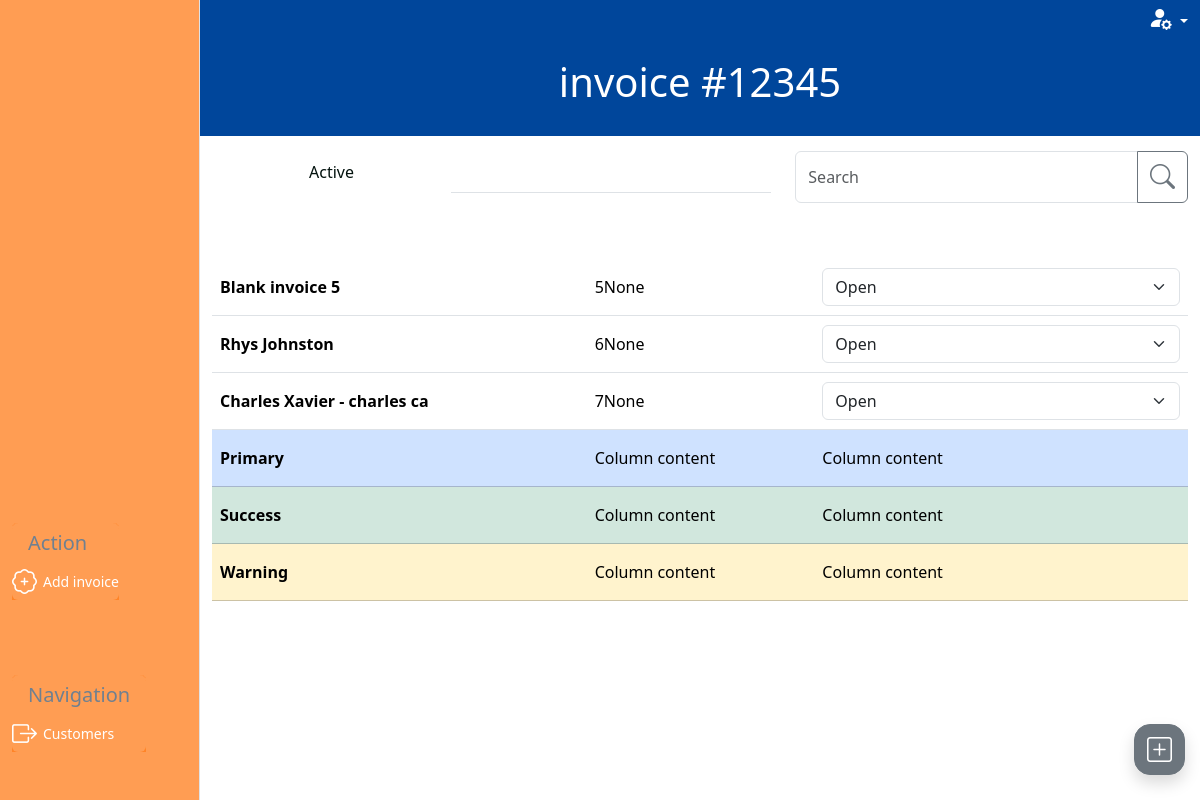
The page /invoices/ on the database as committed earlier.
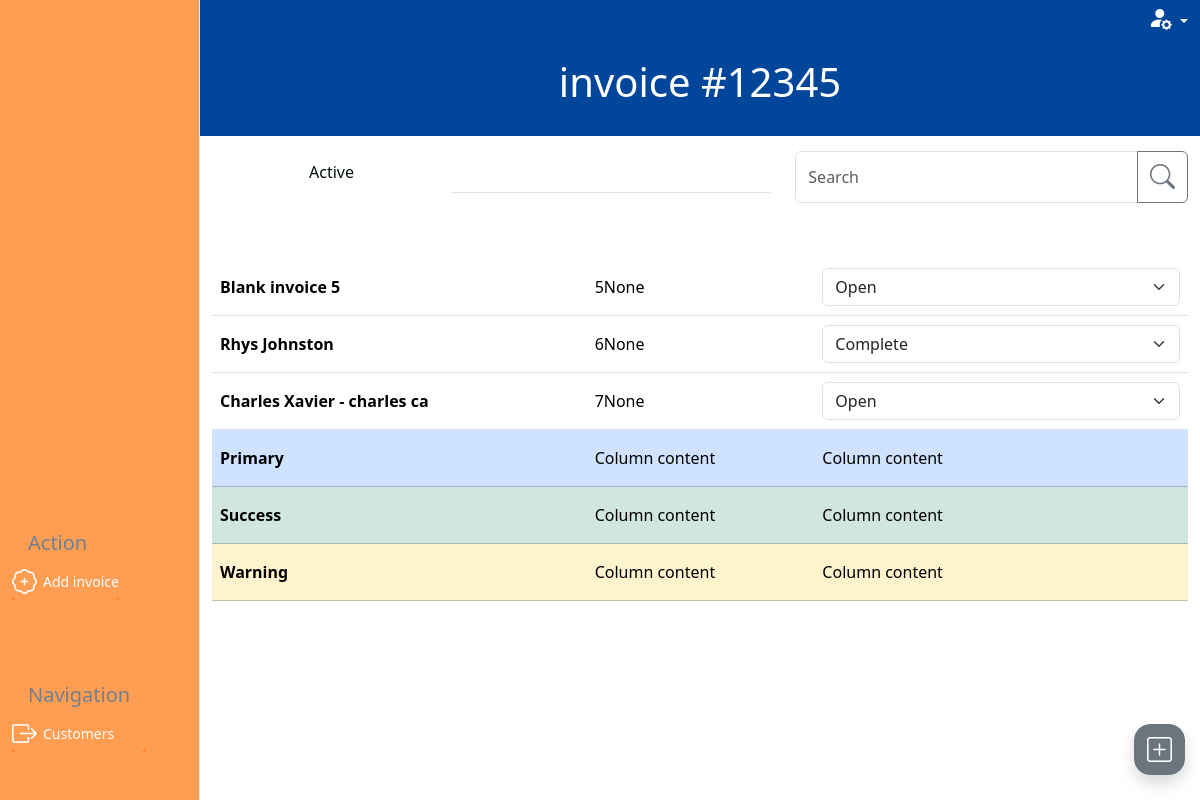
The same page on the database as committed later.
### invoice/models.py (models this page shows, shortened)
class Invoice(models.Model):
    class InvoiceStatus(models.IntegerChoices):
        WORK_ON_HOLD = 1, 'Work on hold'
        OPEN = 2, 'Open'
        READY_FOR_PROCESSING = 3, 'Ready for processing'
        READY_FOR_VERIFICATION = 4, 'Ready for verification'
        SENT_TO_CUSTOMER = 5, 'Sent to customer'
        COMPLETE = 6, 'Complete'
    inv_number = models.CharField(
        max_length=10, null=True, editable=False)
    inv_integer = models.PositiveIntegerField(null=True, editable=False)
    customer = models.ForeignKey(
        Customer, on_delete=models.PROTECT, related_name='invoices',
        blank=True, null=True)
    vehicle = models.ForeignKey(
        Vehicle, on_delete=models.PROTECT, related_name='invoices',
        blank=True, null=True)
    date_in = models.DateTimeField(blank=True, null=True)
    mileage = models.PositiveIntegerField(blank=True, null=True)
    status = models.PositiveSmallIntegerField(
        choices=InvoiceStatus.choices, blank=True, null=True)
    active = models.BooleanField(default=True, blank=True, null=True)
    subtotal = models.PositiveIntegerField(blank=True, null=True)
    vat_subtotal = models.PositiveIntegerField(blank=True, null=True)
    grand_total = models.PositiveIntegerField(blank=True, null=True)
    slug = models.SlugField(max_length=100, unique=True, blank=False, null=False)
    def __str__(self):
        if self.inv_integer :
            result = f'{self.inv_number} - {self.customer} - {self.vehicle}'
        elif self.customer and self.vehicle:
            result = f'{self.customer} - {self.vehicle}'
        elif self.customer or self.vehicle:
            result = f'{self.customer or self.vehicle}'
        else:
            result = f'Blank invoice {self.id}'
        return result

### customer/models.py (models this page shows, shortened)
class Customer(models.Model):
    class CustomerType(models.IntegerChoices):
        TRADE = 1, 'Trade'
        PRIVATE = 2, 'Private'
    class PaymentTerms(models.IntegerChoices):
        PIA = 1, 'Payment in advance'
        NET_7 = 2, '7 days'
        NET_14 = 3, '14 days'
        NET_30 = 4, '30 days'
        NET_60 = 5, '60 days'
    name = models.CharField(max_length=20, blank=False, null=False)
    friendly_name = models.CharField(max_length=10, blank=True, null=True)
    type = models.PositiveSmallIntegerField(
        choices=CustomerType.choices, blank=True, null=True)
    address_line_1 = models.CharField(max_length=27, blank=True, null=True)
    address_line_2 = models.CharField(max_length=27, blank=True, null=True)
    city_region = models.CharField(max_length=27, blank=True, null=True)
    postcode = models.CharField(max_length=10, blank=True, null=True)
    contact_number_primary = models.CharField(max_length=20, blank=True, null=True)
    email = models.CharField(max_length=20, blank=True, null=True)
    payment_terms = models.PositiveSmallIntegerField(
        choices=PaymentTerms.choices, blank=True, null=True)
    active = models.BooleanField(default=True, blank=True, null=True)
    slug = models.SlugField(max_length=100, unique=True, blank=False, null=False)
    def __str__(self):
        return self.name

### invoice/views.py (the view)
# urls.py: path('', views.invoice_list, name='invoice_list'),
def invoice_list(request):
    if request.POST:
        invoice_pk = request.POST.get('pk')
        invoice_status = int(request.POST.get('status'))
        invoice = get_object_or_404(Invoice, pk=invoice_pk)
        invoice.status = invoice_status
        invoice.save()
        messages.success(request, f'Successfully')
        return redirect(reverse('invoice_list'))
    else:
        create_invoice_form = InvoiceForm(initial={'status': 2})
        invoices = Invoice.objects.all()
        all_status_options = dict(Invoice.InvoiceStatus.choices)
        status_mapping = {
            1: (2, 2),
            2: (3, 1),
            3: (4, 2),
            4: (5, 3),
            5: (6, 4)
        }
        for invoice in invoices:
            available_status_options = status_mapping.get(invoice.status, {})
            invoice.available_status_options = extract_options(all_status_options, *available_status_options)
        context = {
            'create_invoice_form': create_invoice_form,
            'invoices': invoices
        }
        return render(request, 'invoice/invoice_list.html', context)

### customer/models.py (called while the page is built)
    def __str__(self):
        return self.registration

### invoice/forms.py (called while the page is built)
def add_or_edit_button(slug):
    if slug:
        text = 'Edit'
    else:
        text = 'Create'
    return text

def add_or_edit_path(slug, type):
    if slug:
        path = reverse('edit_'+type, args=[slug])
    else:
        path = reverse('create_'+type)
    return path

def add_or_edit_modal(slug, type, layout):
    if slug:
        layout
    else:
        layout = Modal(
            layout,
            css_id=type+"_modal",
            title="Add "+type.capitalize(),
            css_class="modal-lg h-100 overflow-y-auto"
        )
    return  layout

    def create_option(self, name, value, label, selected, index, subindex=None, attrs=None):
        option = super().create_option(
            name, value, label, selected, index, subindex=subindex, attrs=attrs)
        try:
            instance = self.choices.queryset.get(pk=value.value)
            option_fk = instance.customer.id
            if option_fk:
                option['attrs']['class'] = option_fk
        except:
            option['attrs']['class'] = 'no_customer'
        return option

### invoice/templates/invoice/invoice_list.html (shortened to what this page needs)
{% extends "base_dashboard.html" %}
{% load static %}
{% load crispy_forms_tags %}
{% block css %}
{{ block.super }}
<link rel="stylesheet" href="{% static 'invoice/css/invoice.css' %}">
{% endblock %}
{% block page_title %}Invoice list{% endblock %}Invoices{% block page_heading %}invoice #12345{% endblock %}
{% block side_menu_action_items %}
<a type="button" data-bs-toggle="modal" data-bs-target="#invoice_modal" class="btn side-menu-link text-white"><i
        class="bi bi-patch-plus"></i> <span>Add invoice</span></a>
{% endblock side_menu_action_items %}
{% block side_menu_nav_items %}
<a href="{% url 'customer_list' %}" class="btn side-menu-link text-white"><i
        class="bi bi-box-arrow-right"></i><span>Customers</span></a>
{% endblock side_menu_nav_items %}
{% block filter_search %}
<div class="col-7 d-none d-lg-block mb-4">
    <ul class="nav nav-tabs nav-fill" role="navigation">
        <li class="nav-item">
            <a class="nav-link {% if request.path == '' %} active" aria-current="page" {% else %} " {% endif %} href="">Active</a>
        </li>
        <li class="nav-item">
        </li>
        <li class="nav-item">
        </li>
    </ul>
</div>
<div class="col-lg-5 d-none d-lg-block ">
    <form action="{% url 'invoice_list' %}" method="GET">
        {% include 'includes/searchbar.html' %}
    </form>
</div>
{% endblock %}
{% block dashboard_content %}
<table class="table table-hover align-middle">
    <tbody>
        {% for invoice in invoices %}
        <tr>
            <th scope="row " class="d-none d-lg-table-cell"><a
                    href="{% url 'invoice' invoice.slug %}">{{invoice}}{{invoice.status.display}}</a></th>
            <td class="d-none d-lg-table-cell"><a
                    href="{% url 'invoice' invoice.slug %}">{{invoice.pk}}{{invoice.inv_number}}</a></td>
            <td>
                <form action="{% url 'invoice_list' %}" method="POST" id="invoice_change_status_{{invoice.pk}}">
                    <select class="form-select" aria-label="Default select example" onchange="submitForm(this)"
                        name="status">
                        <option selected disabled>{{invoice.get_status_display}}</option>
                    </select>
                </form>
            </td>
        </tr>
        {% endfor %}
        <tr class="table-primary">
            <th scope="row" class="d-none d-lg-table-cell">Primary</th>
            <td class="d-none d-lg-table-cell">Column content</td>
            <td>Column content</td>
        </tr>
        <tr class="table-success">
            <th scope="row" class="d-none d-lg-table-cell">Success</th>
            <td class="d-none d-lg-table-cell">Column content</td>
            <td>Column content</td>
        </tr>
        <tr class="table-warning">
            <th scope="row" class="d-none d-lg-table-cell">Warning</th>
            <td class="d-none d-lg-table-cell">Column content</td>
            <td>Column content</td>
        </tr>
    </tbody>
</table>
{% endblock %}

Rows that differ between the two databases and show on the page:
changed Invoice "Rhys Johnston": status "Open" → "Complete"
